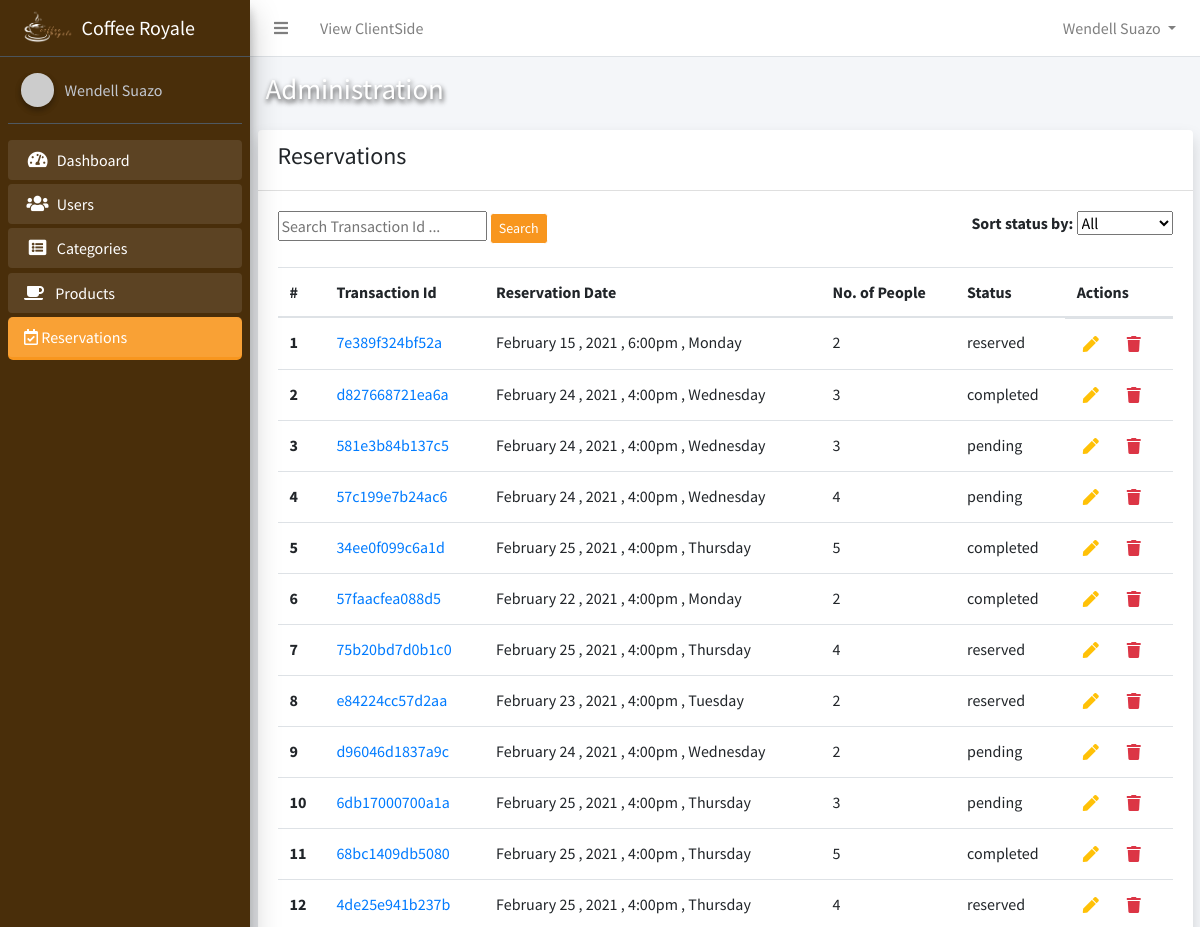
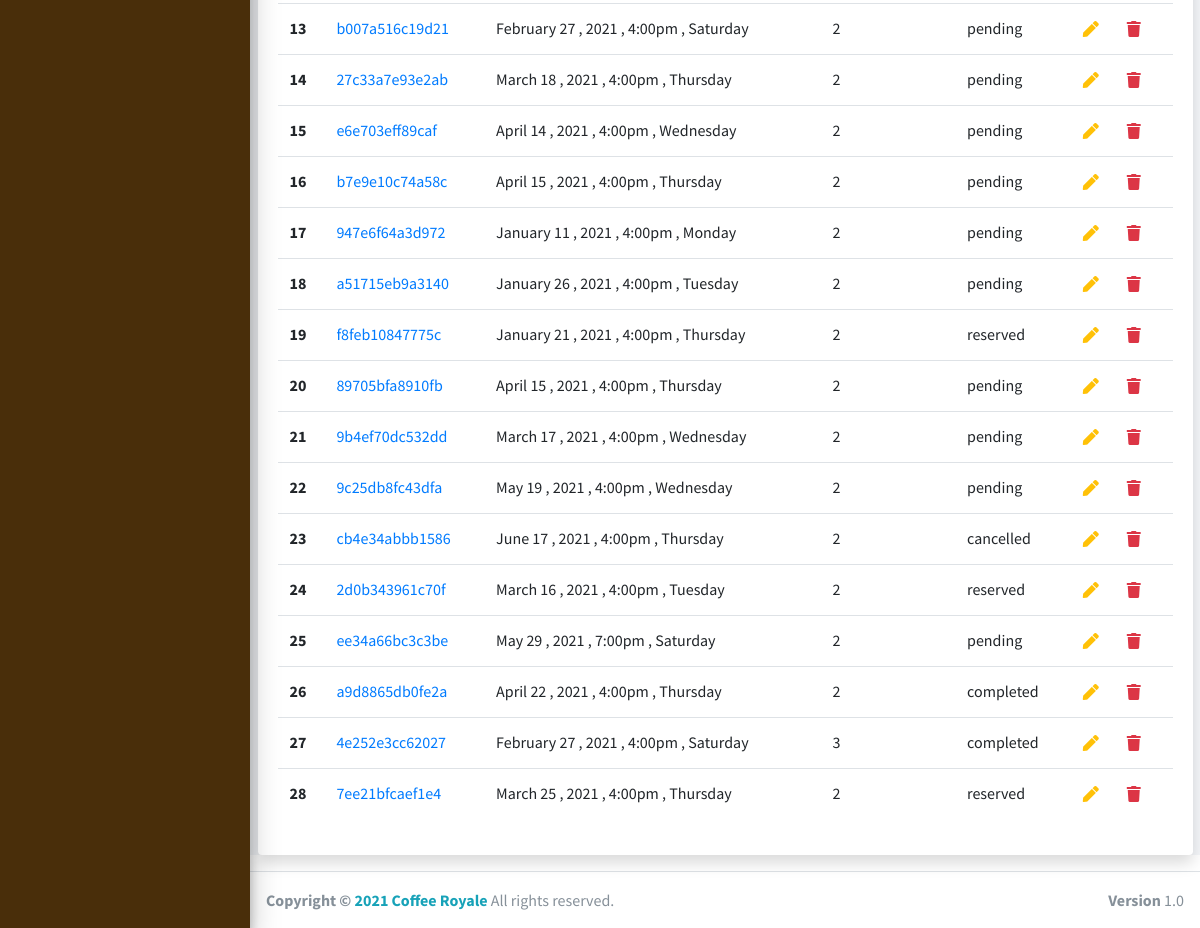
Page /admin/reservations.php (signed in) on the committed database (2 pictures, top to bottom).
### tables this page shows
CREATE TABLE `users` (
  `id` int(11) NOT NULL,
  `firstname` varchar(50) NOT NULL,
  `lastname` varchar(50) NOT NULL,
  `email` varchar(50) NOT NULL,
  `password` varchar(50) NOT NULL,
  `token` varchar(50) NOT NULL,
  `active` tinyint(1) NOT NULL DEFAULT 0,
  `is_admin` tinyint(1) NOT NULL DEFAULT 0,
  `is_product_manager` tinyint(1) NOT NULL DEFAULT 0,
  `created_at` timestamp NOT NULL DEFAULT current_timestamp()
);

CREATE TABLE `reservations` (
  `id` int(11) NOT NULL,
  `transaction_id` varchar(50) NOT NULL,
  `date_time` datetime NOT NULL,
  `no_of_people` int(11) NOT NULL,
  `contact_number` varchar(50) NOT NULL,
  `status` varchar(50) NOT NULL DEFAULT 'pending',
  `user_id` int(11) NOT NULL,
  `created_at` timestamp NOT NULL DEFAULT current_timestamp()
);

### app/config/Config.php (called while the page is built, shortened)
<?php
class Connection
{
    public $conn;
    public function __construct()
    {
        try {
            $dsn = 'mysql:host=' . HOST . ';dbname=' . DB_NAME;
            $this->conn = new PDO($dsn, USERNAME, PASSWORD);
            $this->conn->setAttribute(PDO::ATTR_DEFAULT_FETCH_MODE, PDO::FETCH_OBJ);
            $this->conn->setAttribute(PDO::ATTR_EMULATE_PREPARES, false);
        } catch (PDOException $e) {
            echo "Error!: " . $e->getMessage() . "<br/>";
            die();
        }
        return $this->conn;
    }
}

### app/core.php (called while the page is built, shortened)
<?php
require('config/Config.php');
require_once('controllers/ReservationController.php');
require_once('controllers/admin/ReservationController.php');
require_once('models/User.php');
$user = new User();

### app/models/User.php (called while the page is built, shortened)
<?php
class User extends Connection
{
    public static function Auth()
    {
        if (isset($_SESSION['id'])) {
            return true;
        } else {
            return false;
        }
    }
    public function getFullName()
    {
        if (self::Auth()) {
            $user = $this->getUser();
            return ucwords($user->firstname) . ' ' . ucwords($user->lastname);
        } else {
            return 'Guess';
        }
    }
    public function getUser()
    {
        if (self::Auth()) {
            $sql = "SELECT * FROM users WHERE id=:id AND active=1";
            $stmt = $this->conn->prepare($sql);
            $stmt->execute(['id' => $_SESSION['id']]);
            $user = $stmt->fetch();
            return $user;
        }
    }
}

### app/controllers/admin/ReservationController.php (called while the page is built, shortened)
<?php
class AdminReservation extends Connection
{
    public function index($status)
    {
        if ($status === '' || $status === 'all') {
            $sql = "SELECT * FROM reservations";
            $stmt = $this->conn->query($sql);
            $stmt->execute();
            return $reservations = $stmt->fetchAll();
        } else {
            $sql = "SELECT * FROM reservations WHERE status=:status";
            $stmt = $this->conn->prepare($sql);
            $stmt->execute(['status' => $status]);
            return $reservations = $stmt->fetchAll();
        }
    }
}

### app/helpers/formatDate.php (called while the page is built, shortened)
<?php
function formatDate($date)
{
    $d = new DateTime($date);
    return $d->format("F j \, Y \, g:ia \,\n l ");
}

### admin/reservations.php (the view, shortened to what this page needs)
<?php
require_once BASE . '/app/core.php';
require_once BASE . '/app/includes/admin/header.php';
$reservation = new AdminReservation();
$reservations = $reservation->index('');
$q = '';
?>
<div class="container">
    <div class="card shadow">
        <div class="card-header d-flex align-items-center">
            <h4>Reservations</h4>
        </div>
        <div class="card-body">
            <div class="mb-2 d-flex">
                <form action="<?php echo $_SERVER['PHP_SELF'] ?>" method="GET" id="search-form">
                    <input type="text" name="q" id="q" placeholder="Search Transaction Id ..." value="<?php echo $q; ?>">
                    <button type="submit" name="search" id="search-btn" class="btn btn-sm btn-success search">
                        Search
                    </button>
                </form>
                <form action="<?php echo $_SERVER['PHP_SELF'] ?>" method="POST" class="ml-auto" id="sort-form">
                    <div class="form-group">
                        <label for="status">Sort status by:</label>
                        <select name="status" id="status">
                            <option value="all">All</option>
                        </select>
                    </div>
                </form>
            </div>
            <div class="table-responsive">
                <?php if ($reservations) : ?>
                    <table class="table">
                        <thead>
                            <tr>
                                <th scope="col">#</th>
                                <th scope="col">Transaction Id</th>
                                <th scope="col">Reservation Date</th>
                                <th scope="col">No. of People</th>
                                <th scope="col">Status</th>
                                <th scope="col">Actions</th>
                            </tr>
                        </thead>
                        <tbody>
                            <?php foreach ($reservations as $key => $activeReservation) : ?>
                                <tr>
                                    <th scope="row"><?php echo $key + 1 ?></th>
                                    <td><a href="reservation_detail.php?id=<?php echo $activeReservation->id ?>&user_id=<?php echo $activeReservation->user_id ?>"><?php echo $activeReservation->transaction_id ?></a></td>
                                    <td><?php echo formatDate($activeReservation->date_time) ?></td>
                                    <td><?php echo $activeReservation->no_of_people ?></td>
                                    <td><?php echo $activeReservation->status ?></td>
                                    <td class="d-flex">
                                        <form action="admin_reservation_update.php" method="POST">
                                            <button type="submit" class="text-warning mr-3" style="border:none; background:none">
                                                <i class="fas fa-pen"></i>
                                            </button>
                                        </form>
                                        <form action="admin_reservation_delete.php" method="POST">
                                            <button type="submit" style="border:none; background:none">
                                                <i class="fas fa-trash text-danger"></i>
                                            </button>
                                        </form>
                                    </td>
                                </tr>
                            <?php endforeach; ?>
                        </tbody>
                    </table>
                <?php else : ?>
                    <h2 class="text-secondary text-center">No Results Found</h2>
                <?php endif; ?>
            </div>
        </div>
    </div>
</div>
</div>
<?php require_once BASE . '/app/includes/admin/footer.php' ?>

### app/includes/admin/navbar.php (shortened to what this page needs)
<nav class="main-header navbar navbar-expand navbar-white navbar-light">
    <ul class="navbar-nav" style="width:100%;">
        <li class="nav-item">
            <a class="nav-link" data-widget="pushmenu" href="#" role="button"><i class="fas fa-bars"></i></a>
        </li>
        <li class="nav-item d-none d-sm-inline-block">
            <a href="../index.php" class="nav-link">View ClientSide</a>
        </li>
        <li class="nav-item dropdown" style="margin-left:auto">
            <a id="navbarDropdown" class="nav-link dropdown-toggle" href="#" role="button" data-toggle="dropdown" aria-haspopup="true" aria-expanded="false" v-pre>
                <?php echo $user->getFullName() ?>
            </a>
        </li>
    </ul>
</nav>

### app/includes/admin/sidebar.php
<div class="sidebar">
    <div class="user-panel mt-3 pb-3 mb-3 d-flex">
        <div class="image">
            <img src="https://ui-avatars.com/api/?name=<?php echo $user->getFullName() ?>" class="img-circle elevation-2" alt="User Image">
        </div>
        <div class="info">
            <a href="" class="d-block"><?php echo $user->getFullName() ?></a>
        </div>
    </div>
    <nav class="mt-2">
        <ul class="nav nav-pills nav-sidebar flex-column" data-widget="treeview" role="menu" data-accordion="false">
            <li class="nav-item menu-open
                <?php echo (strpos(CURRENT_URL, 'dashboard') !== false) ? 'active' : '' ?>
                ">
                <a href="<?php echo BASE_URL . '/admin/dashboard.php' ?>" class="nav-link">
                    <i class="nav-icon fas fa-tachometer-alt"></i>
                    <p>
                        Dashboard
                    </p>
                </a>
            </li>
            <li class="nav-item menu-open
            <?php echo (strpos(CURRENT_URL, 'admin_user') !== false) ? 'active' : '' ?>
            ">
                <a href="<?php echo BASE_URL . 'admin/admin_users.php' ?>" class="nav-link">
                    <i class="nav-icon fas fa-users"></i>
                    <p>
                        Users
                    </p>
                </a>
            </li>
            <li class="nav-item menu-open
            <?php echo (strpos(CURRENT_URL, 'categor') !== false) ? 'active' : '' ?>
            ">
                <a href="<?php echo BASE_URL . 'admin/categories.php' ?>" class="nav-link ">
                    <i class="nav-icon fa fa-list-alt"></i>
                    <p>
                        Categories
                    </p>
                </a>
            </li>
            <li class="nav-item menu-open
            <?php echo (strpos(CURRENT_URL, 'product') !== false) ? 'active' : '' ?>
            ">
                <a href="<?php echo BASE_URL . 'admin/products.php' ?>" class=" nav-link ">
                    <i class=" fas fa-coffee mr-2"></i>
                    <p>
                        Products
                    </p>
                </a>
            </li>
            <li class="nav-item menu-open
            <?php echo (strpos(CURRENT_URL, 'reservation') !== false) ? 'active' : '' ?>
            ">
                <a href="<?php echo BASE_URL . 'admin/reservations.php' ?>" class="nav-link">
                    <i class="far fa-calendar-check"></i>
                    <p>
                        Reservations
                    </p>
                </a>
            </li>
        </ul>
    </nav>
</div>

### assets/admin/css/admin.css (style rules this page uses)
.sidebar { background: rgb(73, 46, 10); }
.menu-open { margin-bottom: 1px !important; }
.active { background: #f8961e; border-radius: 5px; }
.search { background: #f8961e; border: 1px solid #fff !important; }

### rows in the picture
users: $user->getFullName() "Wendell Suazo"
reservations: transaction "7e389f324bf52a", date_time "February 15 , 2021 , 6:00pm , Monday", no_of_people "2", status "reserved"
reservations: transaction "d827668721ea6a", date_time "February 24 , 2021 , 4:00pm , Wednesday", no_of_people "3", status "completed"
reservations: transaction "581e3b84b137c5", date_time "February 24 , 2021 , 4:00pm , Wednesday", no_of_people "3", status "pending"
reservations: transaction "57c199e7b24ac6", date_time "February 24 , 2021 , 4:00pm , Wednesday", no_of_people "4", status "pending"
reservations: transaction "34ee0f099c6a1d", date_time "February 25 , 2021 , 4:00pm , Thursday", no_of_people "5", status "completed"
reservations: transaction "57faacfea088d5", date_time "February 22 , 2021 , 4:00pm , Monday", no_of_people "2", status "completed"
reservations: transaction "75b20bd7d0b1c0", date_time "February 25 , 2021 , 4:00pm , Thursday", no_of_people "4", status "reserved"
reservations: transaction "e84224cc57d2aa", date_time "February 23 , 2021 , 4:00pm , Tuesday", no_of_people "2", status "reserved"
reservations: transaction "d96046d1837a9c", date_time "February 24 , 2021 , 4:00pm , Wednesday", no_of_people "2", status "pending"
reservations: transaction "6db17000700a1a", date_time "February 25 , 2021 , 4:00pm , Thursday", no_of_people "3", status "pending"
reservations: transaction "68bc1409db5080", date_time "February 25 , 2021 , 4:00pm , Thursday", no_of_people "5", status "completed"
reservations: transaction "4de25e941b237b", date_time "February 25 , 2021 , 4:00pm , Thursday", no_of_people "4", status "reserved"
reservations: transaction "b007a516c19d21", date_time "February 27 , 2021 , 4:00pm , Saturday", no_of_people "2", status "pending"
reservations: transaction "27c33a7e93e2ab", date_time "March 18 , 2021 , 4:00pm , Thursday", no_of_people "2", status "pending"
reservations: transaction "e6e703eff89caf", date_time "April 14 , 2021 , 4:00pm , Wednesday", no_of_people "2", status "pending"
reservations: transaction "b7e9e10c74a58c", date_time "April 15 , 2021 , 4:00pm , Thursday", no_of_people "2", status "pending"
reservations: transaction "947e6f64a3d972", date_time "January 11 , 2021 , 4:00pm , Monday", no_of_people "2", status "pending"
reservations: transaction "a51715eb9a3140", date_time "January 26 , 2021 , 4:00pm , Tuesday", no_of_people "2", status "pending"
reservations: transaction "f8feb10847775c", date_time "January 21 , 2021 , 4:00pm , Thursday", no_of_people "2", status "reserved"
reservations: transaction "89705bfa8910fb", date_time "April 15 , 2021 , 4:00pm , Thursday", no_of_people "2", status "pending"
reservations: transaction "9b4ef70dc532dd", date_time "March 17 , 2021 , 4:00pm , Wednesday", no_of_people "2", status "pending"
reservations: transaction "9c25db8fc43dfa", date_time "May 19 , 2021 , 4:00pm , Wednesday", no_of_people "2", status "pending"
reservations: transaction "cb4e34abbb1586", date_time "June 17 , 2021 , 4:00pm , Thursday", no_of_people "2", status "cancelled"
reservations: transaction "2d0b343961c70f", date_time "March 16 , 2021 , 4:00pm , Tuesday", no_of_people "2", status "reserved"
reservations: transaction "ee34a66bc3c3be", date_time "May 29 , 2021 , 7:00pm , Saturday", no_of_people "2", status "pending"
reservations: transaction "a9d8865db0fe2a", date_time "April 22 , 2021 , 4:00pm , Thursday", no_of_people "2", status "completed"
reservations: transaction "4e252e3cc62027", date_time "February 27 , 2021 , 4:00pm , Saturday", no_of_people "3", status "completed"
reservations: transaction "7ee21bfcaef1e4", date_time "March 25 , 2021 , 4:00pm , Thursday", no_of_people "2", status "reserved"
